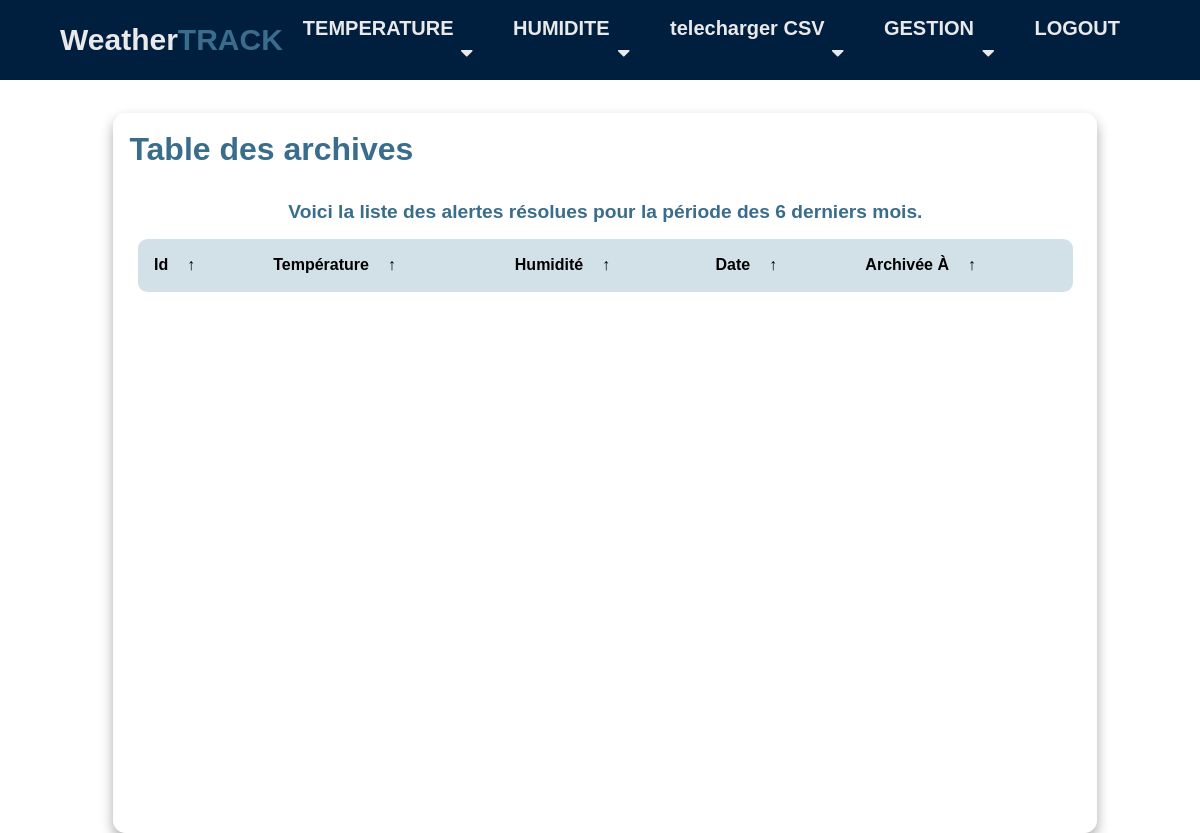
The app's page /archive_incidents/ (signed in), older data.
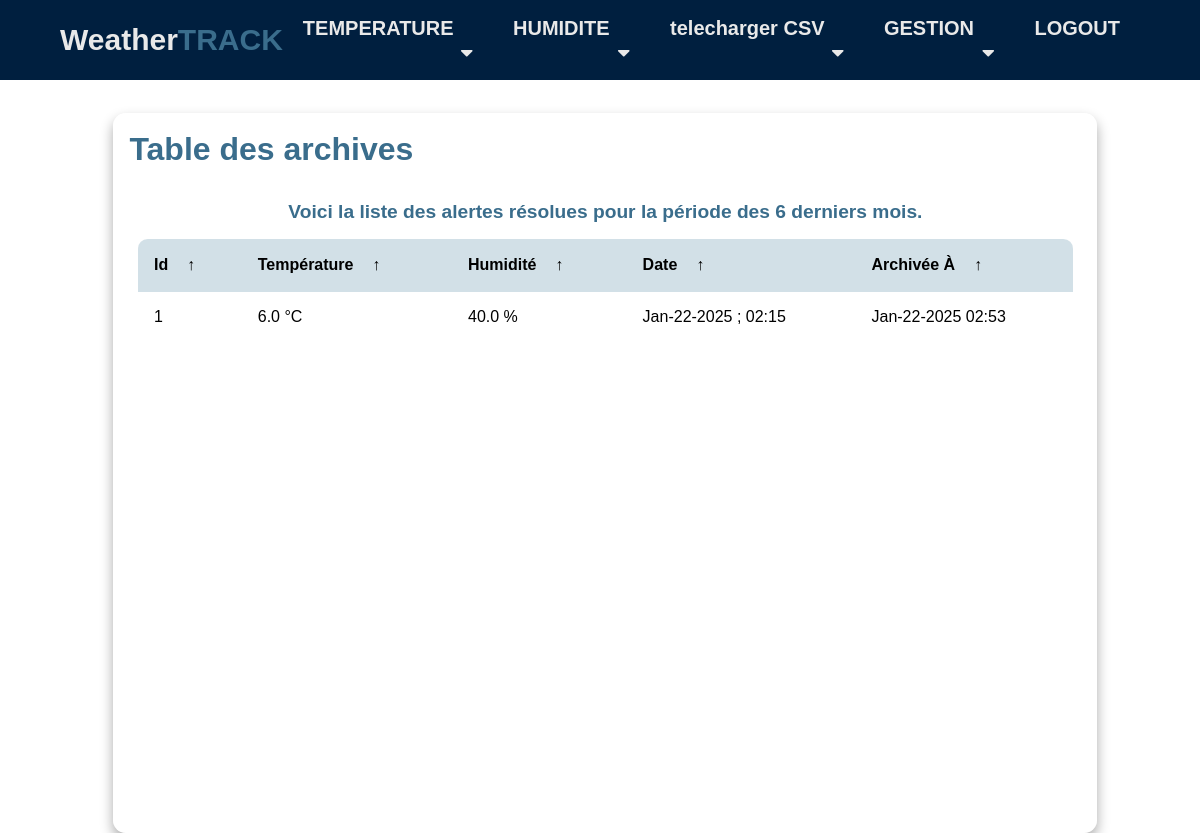
The same page, newer data.
### DHT/models.py (models this page shows, shortened)
class ArchivedIncident(models.Model):
    temp = models.FloatField()
    hum = models.FloatField()
    dt = models.DateTimeField()
    archived_at = models.DateTimeField(auto_now_add=True)

### DHT/views.py (the view)
# urls.py: path('archive_incidents/', views.archive, name='archive_incidents'),
@login_required
def archive(request):
    archived_incidents = ArchivedIncident.objects.order_by('-archived_at')
    formatted_archives = [
        {
            'id':archive.id,
            'temp': archive.temp,
            'hum': archive.hum,
            'date': archive.dt.strftime('%b-%d-%Y'),
            'time': archive.dt.strftime('%H:%M'),
            'archived_at': archive.archived_at.strftime('%b-%d-%Y %H:%M'),
        }
        for archive in archived_incidents
    ]
    context = {
        'archives': formatted_archives
    }
    return render(request, 'archive.html', context)

### template/archive.html (shortened to what this page needs)
{% extends 'navbar.html' %}
{% load static %}
{% block index %}
<html lang="en">
<head>
    <link rel="stylesheet" href="{% static 'css/archive.css' %}">
</head>
<body>
    <main class="table">
        <section class="table__header">
            <h1>Table des archives</h1>
        </section>
        <section class="alert-text">
            <p>Voici la liste des alertes résolues pour la période des 6 derniers mois.</p>
        </section>
        <section class="table__body">
            <table>
                <thead>
                    <tr>
                        <th>Id <span class="icon-arrow">&UpArrow;</span></th>
                        <th>Température <span class="icon-arrow">&UpArrow;</span></th>
                        <th>Humidité <span class="icon-arrow">&UpArrow;</span></th>
                        <th>Date <span class="icon-arrow">&UpArrow;</span></th>
                        <th>Archivée à <span class="icon-arrow">&UpArrow;</span></th>
                    </tr>
                </thead>
                <tbody>
                    {% for archive in archives %}
                    <tr>
                        <td>{{ archive.id }}</td>
                        <td>{{ archive.temp }} °C</td>
                        <td>{{ archive.hum }} %</td>
                        <td>{{ archive.date }} ; {{ archive.time }}</td>
                        <td>{{ archive.archived_at }}</td>
                    </tr>
                    {% endfor %}
                </tbody>
            </table>
        </section>
    </main>
</body>
</html>
{% endblock index %}

### template/navbar.html (shortened to what this page needs)
{% load static %}
<html lang="en">
  <head>
    <link rel="stylesheet" href="https://cdnjs.cloudflare.com/ajax/libs/font-awesome/5.15.1/css/all.min.css"/>
    <link rel="stylesheet" href="{% static 'css/navbar.css' %}" />
  </head>
  <body>
  <header class="header">
    <div class="menu-bar">
      <a href="/home" class="marouane" ><h1 class="logo">Weather<span>TRACK</span></h1></a>
      <ul>
        <li><a href="/chartTemp">TEMPERATURE<i class="fas fa-caret-down"></i></a>
        </li>
        <li><a href="/chartHum">HUMIDITE<i class="fas fa-caret-down"></i></a>
      </li>
        <li><a href="/download_csv">telecharger CSV<i class="fas fa-caret-down"></i></a>
      </li>
      <li>
            <a href="/gestion_incidents">GESTION<i class="fas fa-caret-down"></i></a>
      </li>
        {% if user.is_authenticated %}
   <li><a href="{% url 'logout' %}">LOGOUT</a></li>
{% endif %}
      </ul>
    </div>
</header>
  </body>
</html>
{% block index %}
{% endblock index %}

### static/css/navbar.css (style rules this page uses)
:root { --color-primary: #3A6D8C; --color-white: #e9e9e9; --color-black: #001F3F; --color-black-1: #212b38; }
.header { position: fixed; top: 0; left: 0; width: 100%; padding: 0px 0px ; display: flex; justify-content: space-between; align-items: center; z-index: 100; }
* { margin: 0; padding: 0; box-sizing: border-box; }
body { font-family: sans-serif; }
.logo { color: var(--color-white); font-size: 30px; }
.logo span { color: var(--color-primary); }
.menu-bar { background-color: var(--color-black); height: 80px; width: 100%; display: flex; justify-content: space-between; align-items: center; padding: 0 5%; position: relative; }
.menu-bar ul { list-style: none; display: flex; }
.menu-bar ul li { padding: 10px 20px; position: relative; }
.menu-bar ul li a { font-size: 20px; color: var(--color-white); text-decoration: none; font-weight: 550; transition: all 0.3s; }
.fas { float: right; margin-left: 10px; padding-top: 3px; }

### static/css/archive.css (style rules this page uses)
* { margin: 0; padding: 0; box-sizing: border-box; font-family: sans-serif; }
body { min-height: 100vh; background: url('../images/marouane.jpg') no-repeat; background-size: cover; background-position: center; padding-left: 3cm; padding-top: 3cm; }
h1 { color: #3A6D8C; font-size: xx-large; font-family: 'Franklin Gothic Medium', 'Arial Narrow', Arial, sans-serif; }
main.table { width: 82vw; height: 90vh; background-color: #fff5; backdrop-filter: blur(7px); box-shadow: 0 .4rem .8rem #0005; border-radius: .8rem; overflow: hidden; }
.table__header { width: 100%; height: 10%; background-color: #fff4; padding: .8rem 1rem; display: flex; justify-content: space-between; align-items: center; }
.table__body { width: 95%; max-height: calc(89% - 1.6rem); background-color: #fffb; margin: .8rem auto; border-radius: .6rem; overflow: auto; overflow: overlay; }
table { width: 100%; }
table, th, td { border-collapse: collapse; padding: 1rem; text-align: left; }
thead th { position: sticky; top: 0; left: 0; background-color: rgba(106, 154, 176, 0.3); cursor: pointer; text-transform: capitalize; }
tbody tr { --delay: .1s; transition: .5s ease-in-out var(--delay), background-color 0s; }
.alert-text { color: #3A6D8C; font-size: 1.2rem; font-weight: bold; margin: 1rem 0; text-align: center; }
thead th span.icon-arrow { display: inline-block; width: 1.3rem; height: 1.3rem; border-radius: 50%; border: 1.4px solid transparent; text-align: center; font-size: 1rem; margin-left: .5rem; transition: .2s ease-in-out; }

### template/navbar.html (style rules this page uses)
.marouane { text-decoration: none; }

Row changes from the older to the newer data that the page shows:
added ArchivedIncident: temp "6.0", hum "40.0"
Text that changed along with them:
new list line: "1 °C % Jan-22-2025 ; 02:15 Jan-22-2025 02:53"
